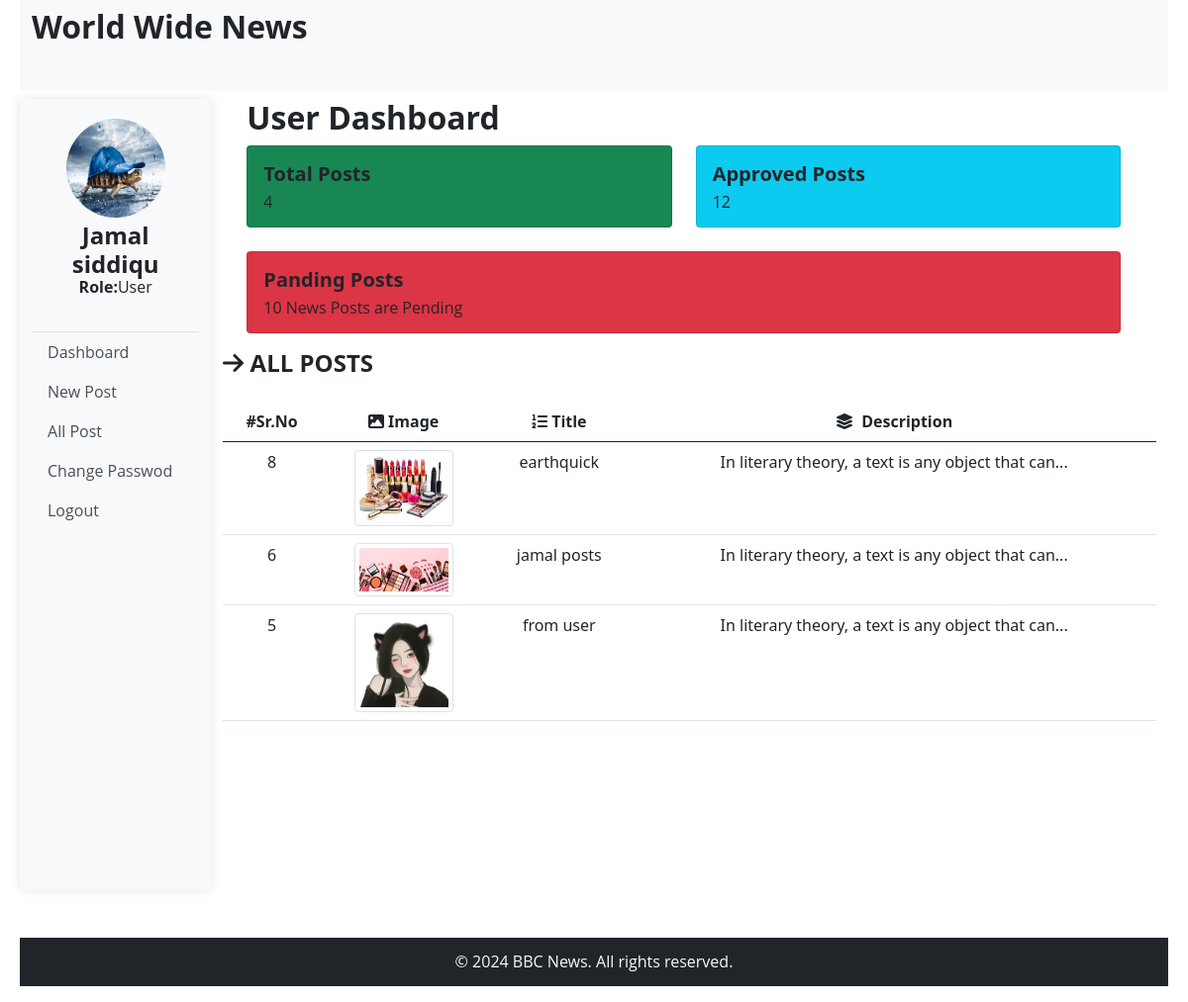
/User/profile.php (signed in), run on the app's committed database.
### tables this page shows
CREATE TABLE `registred_users` (
  `user_id` int(11) NOT NULL,
  `u_name` varchar(20) NOT NULL,
  `u_fname` varchar(20) NOT NULL,
  `u_cnic` text NOT NULL,
  `u_email` text NOT NULL,
  `u_pass` text NOT NULL
);

CREATE TABLE `posts` (
  `id` int(77) NOT NULL,
  `title` text NOT NULL,
  `cat_id` varchar(12) NOT NULL,
  `content` text NOT NULL,
  `image` text NOT NULL,
  `date` datetime NOT NULL DEFAULT current_timestamp(),
  `author` text NOT NULL
);

### User/profile.php (the view, shortened to what this page needs)
<?php
include "userHeader.php";
include "../Admin/conn.php";
$logedUser=$_SESSION['logedUser'];
  $query4="SELECT count(*) as allPosts FROM posts where author='$logedUser'";
  $res4=mysqli_query($conn,$query4);
  $postCount=mysqli_fetch_assoc($res4)['allPosts'];
  ?>
      <div class="col-md-10 ml-5">
        <div class="container">
          <h2>User Dashboard</h2>
          <div class="row">
            <div class="col-md-6 ">
              <div class="card bg-success">
                <div class="card-body">
                  <h5 class="card-title">Total Posts</h5>
                  <p class="card-text"><?php echo $postCount;  ?></p>
                </div>
              </div>
            </div>
            <div class="col-md-6">
              <div class="card bg-info">
                <div class="card-body">
                  <h5 class="card-title">Approved Posts</h5>
                  <p class="card-text">12</p>
                </div>
              </div>
            </div>
          </div>
          <div class="row mt-4">
            <div class="col-md-12">
              <div class="card bg-danger">
                <div class="card-body">
                  <h5 class="card-title">Panding Posts</h5>
                  <p class="card-text">10 News Posts are Pending</p>
                </div>
              </div>
            </div>
          </div>
        </div>
        <div class="col-md-12 mt-3">
        <div class="postheading">
          <div class="row d-flex justify-content-between">
            <div class="col-md-4">
              <h4 class="mb-4"><i class="fa-solid fa-arrow-right"></i> ALL POSTS</h4>
            </div>
          </div>
        </div>
            <table class="table text-center">
          <thead>
            <tr>
              <th>#Sr.No</th>
              <th><i class="fa-solid fa-image"></i> Image</th>
              <th><i class="fa-solid fa-list-ol"></i> Title</th>
              <th><i class="fa-solid fa-layer-group me-2"></i>Description</th>
             </tr>
          </thead>
          <tbody>
      <?php
            function limitCharacters($string, $limit) {
              if (strlen($string) > $limit) {
                  $limitedString = substr($string, 0, $limit);
                  $lastSpace = strrpos($limitedString, ' ');
                  if ($lastSpace !== false) {
                      $limitedString = substr($limitedString, 0, $lastSpace);
                  }
                  $limitedString .= '...';
              } else {
                  $limitedString = $string;
              }
              return $limitedString;
          }
            $query="SELECT * from posts where author='$logedUser' ORDER BY id DESC LIMIT 3";
            $res=mysqli_query($conn,$query);
            if(mysqli_num_rows($res)>0){
              while($arr=mysqli_fetch_assoc($res)){
          ?>
            <tr>
              <td><?php echo $arr['id'];?></td>
              <td><?php
                    echo '<img src="../images/uploadedFiles/'.$arr['image'].'" alt="Post Image" class="img-thumbnail" style="max-width: 100px;">';
                    ?></td>
              <td><?php echo $arr['title'];?></td>
              <td><?php echo limitCharacters($arr['content'], 50);?></td>
            </tr>
          <?php   }
            }else{
              echo "No Posts Found";
            } ?>
          </tbody>
        </table>
      </div>
      </div>
<?php
include "userFooter.php";
?>

### User/userHeader.php (shortened to what this page needs)
<?php
include "../admin/conn.php";
$author=$_SESSION['logedUser'];
$qry="SELECT u_name FROM registred_users where user_id='$author'";
$data=mysqli_query($conn,$qry);
$arr=mysqli_fetch_assoc($data);
?>
<!DOCTYPE html>
<html lang="en">
<head>
    <link rel="stylesheet" href="../css/all.min.css">
    <link rel="stylesheet" href="../css/bootstrap.min.css">
  <link rel="stylesheet" href="../css/style.css">
</head>
<body>
  <div class="container-fluid">
    <div class="row">
      <nav class="bg-light mb-2 col-md-12 py-2">
        <a class="navbar-brand fw-bold text-dark" href="#"><h2>World Wide News</h2></a>
      </nav>
    </div>
    <div class="row">
      <div class="sidebar col-md-2">
        <div class="user-details">
          <img src="../images/turtule.jpg" class="profile-pic mb-1" alt="Profile Picture">
          <h4><?php echo ucfirst(strtolower($arr['u_name'])); mysqli_close($conn);?></h4>
          <p><b>Role:</b>User</p>
        </div>
        <ul class="nav flex-column">
          <li class="nav-item">
            <a class="nav-link active" href="profile.php">Dashboard</a>
          </li>
          <li class="nav-item">
            <a class="nav-link" href="WriteBlog.php">New Post</a>
          </li>
          <li class="nav-item">
            <a class="nav-link" href="allPosts.php">All Post</a>
          </li>
          <li class="nav-item">
            <a class="nav-link" href="changePassword.php">Change Passwod</a>
          </li>
          <li class="nav-item">
            <a class="nav-link" href="logout.php">Logout</a>
          </li>
        </ul>
      </div>

### css/style.css (style rules this page uses)
:root { --color-primary:rgb(0, 0, 0); --background-color:rgb(255, 255, 255); --hr-color:rgb(207, 202, 202); --icon-color:gray; }
h1,h2,h3,h4,h5,h6 { font-family:system-ui, -apple-system, BlinkMacSystemFont, 'Segoe UI', Roboto, Oxygen, Ubuntu, Cantarell, 'Open Sans', 'Helvetica Neue', sans-serif; font-weight: bold; }
p,small,span,ul,li,strong,pre { font-family:Open Sans; }
body { overflow-x: hidden; margin: 0px 20px; }
p { line-height: 17px; }
a { text-decoration: none; color: black; }
.container-fluid,.header { padding-right: 0px; }
.row,.fheading { margin-right: 0px; }
.sidebar { max-width: 200px; height: 100vh; background-color: #f8f9fa; box-shadow: 0 0 10px rgba(0, 0, 0, 0.1); }
.profile-pic { width: 100px; height: 100px; border-radius: 50%; }
.user-details { text-align: center; padding: 20px; border-bottom: 1px solid #dee2e6; }
.user-details h4 { margin-bottom: 0; }
.nav-link { color: #495057; }

### data on the page
registred_users: u_name "Jamal siddiqu"
posts: id "8", image (picture), title "earthquick", content "In literary theory, a text is any object that can..."
posts: id "6", image (picture), title "jamal posts", content "In literary theory, a text is any object that can..."
posts: id "5", image (picture), title "from user", content "In literary theory, a text is any object that can..."

### other printed values
$postCount "4"
